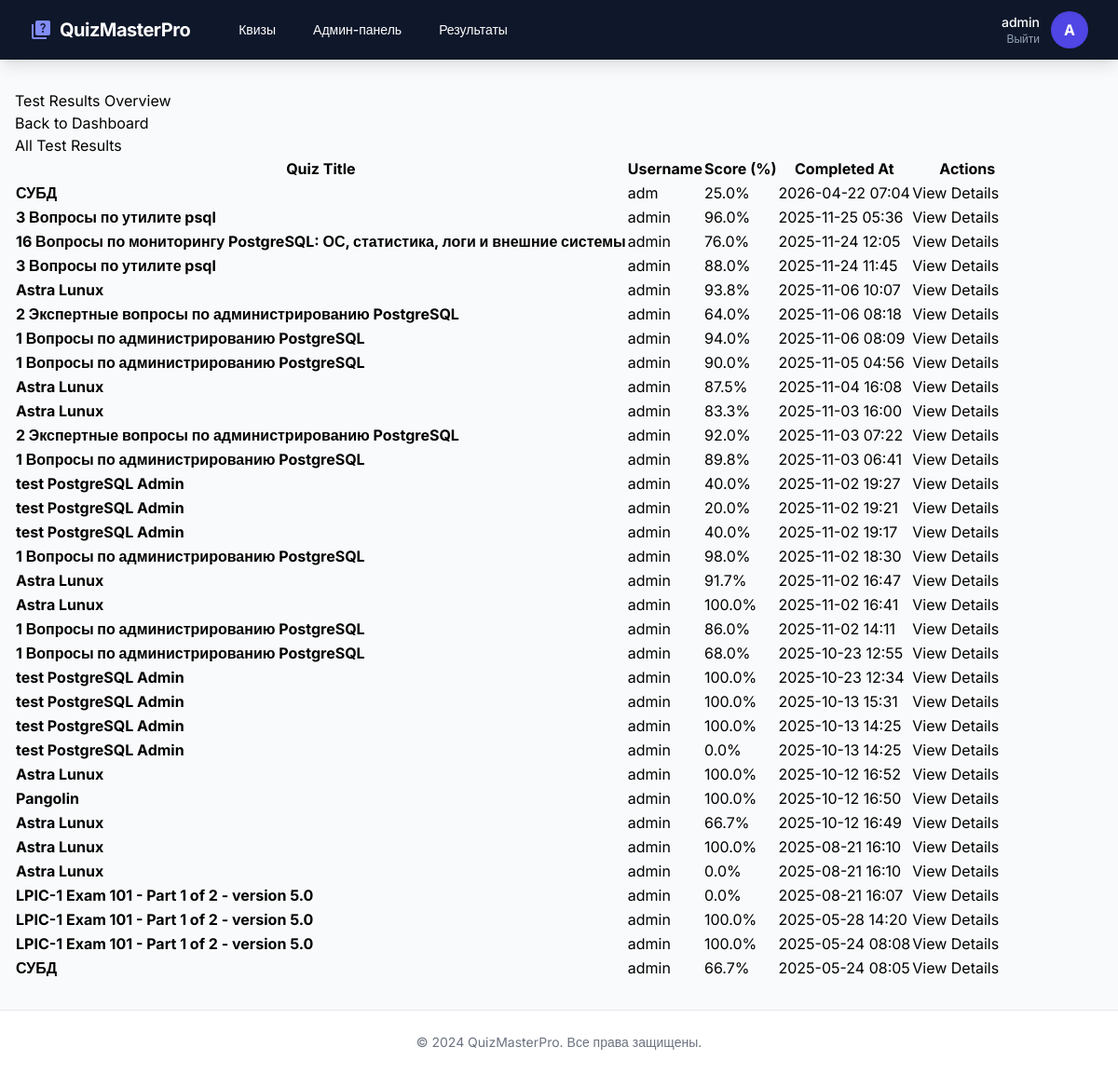
/admin/results (signed in), run on the app's committed database.
### app/models.py (models this page shows, shortened)
class User(db.Model, UserMixin):
    id = db.Column(db.Integer, primary_key=True)
    username = db.Column(db.String(64), index=True, unique=True)
    password_hash = db.Column(db.String(128))
    is_admin = db.Column(db.Boolean, default=False)
    created_at = db.Column(db.DateTime, default=datetime.utcnow)

class QuizResult(db.Model):
    id = db.Column(db.Integer, primary_key=True)
    user_id = db.Column(db.Integer, db.ForeignKey('user.id'))
    quiz_id = db.Column(db.Integer, db.ForeignKey('quiz.id'))
    score = db.Column(db.Float)
    completed_at = db.Column(db.DateTime, default=datetime.utcnow)
    details = db.Column(db.Text)  # JSON with answer details
    user = db.relationship('User', backref='results')
    quiz = db.relationship('Quiz', backref='results')

class Quiz(db.Model):
    id = db.Column(db.Integer, primary_key=True)
    title = db.Column(db.String(128), nullable=False)
    description = db.Column(db.Text)
    created_at = db.Column(db.DateTime, default=datetime.utcnow)
    created_by = db.Column(db.Integer, db.ForeignKey('user.id'))
    is_active = db.Column(db.Boolean, default=True)
    questions = db.relationship('Question', backref='quiz', lazy='dynamic', cascade='all, delete-orphan')

### app/routes/admin_routes.py (the view)
@admin_bp.route('/admin/results')
@admin_required
def results_overview():
    from sqlalchemy import text
    query = text("""
        SELECT qr.id, q.title, u.username, qr.score, qr.completed_at, qr.details
        FROM quiz_result qr
        inner join "user" u on qr.user_id = u.id
        inner join quiz q on qr.quiz_id = q.id
        order by qr.completed_at desc
    """)
    results = db.session.execute(query).fetchall()
    results_list = []
    for row in results:
        results_list.append({
            'id': row[0],
            'title': row[1],
            'username': row[2],
            'score': row[3],
            'completed_at': row[4],
            'details': row[5]  # JSON string, but not parsed here for overview
        })
    logger.info(f'Admin {current_user.username} accessed test results overview')
    return render_template('admin/results_overview.html', results=results_list)

### app/__init__.py (called while the page is built)
def create_app():
    app = Flask(__name__)
    app.config.from_object(Config)
    db.init_app(app)
    login_manager.init_app(app)
    login_manager.login_view = 'auth.login'
    from app.routes.main import main_bp
    from app.routes.auth_routes import auth_bp
    from app.routes.quiz_routes import quiz_bp
    from app.routes.admin_routes import admin_bp
    app.register_blueprint(main_bp)
    app.register_blueprint(auth_bp, url_prefix='/auth')
    app.register_blueprint(quiz_bp, url_prefix='/quizzes')
    app.register_blueprint(admin_bp)
    @login_manager.user_loader
    def load_user(user_id):
        from app.models import User
        return User.query.get(int(user_id))
    return app

### app/routes/admin_routes.py (called while the page is built)
def admin_required(f):
    @wraps(f)
    def decorated_function(*args, **kwargs):
        if not current_user.is_authenticated or not current_user.is_admin:
            logger.warning(f'Unauthorized access attempt by {current_user.username if current_user.is_authenticated else "anonymous"} to admin route')
            flash('Access denied. Admin privileges required.', 'error')
            return redirect(url_for('auth.login'))
        return f(*args, **kwargs)
    return decorated_function

### app/templates/admin/results_overview.html (shortened to what this page needs)
{% extends "base.html" %}
{% block content %}
<div class="card">
    <div class="card-content">
        <h2>Test Results Overview</h2>
        <a href="{{ url_for('admin.dashboard') }}" class="btn btn-secondary mb-3">Back to Dashboard</a>
        <h3>All Test Results</h3>
        {% if results %}
            <div class="table-responsive">
                <table class="table table-bordered table-hover">
                    <thead>
                        <tr>
                            <th>Quiz Title</th>
                            <th>Username</th>
                            <th>Score (%)</th>
                            <th style="white-space: nowrap;">Completed At</th>
                            <th style="min-width: 120px;">Actions</th>
                        </tr>
                    </thead>
                    <tbody>
                        {% for res in results %}
                        <tr>
                            <td><strong>{{ res.title }}</strong></td>
                            <td>{{ res.username }}</td>
                            <td>{{ "%.1f"|format(res.score) }}%</td>
                            <td style="white-space: nowrap;">{{ res.completed_at[:16] }}</td>
                            <td>
                                <a href="{{ url_for('admin.quiz_result_details', result_id=res.id) }}" class="btn btn-primary btn-sm" style="white-space: nowrap;">View Details</a>
                            </td>
                        </tr>
                        {% endfor %}
                    </tbody>
                </table>
            </div>
        {% else %}
            <p>No test results available.</p>
        {% endif %}
    </div>
</div>
{% endblock %}

### app/templates/base.html (shortened to what this page needs)
<!DOCTYPE html>
<html lang="en">
<head>
    <script src="https://cdn.tailwindcss.com"></script>
</head>
<body class="bg-gray-50 min-h-screen flex flex-col">
    <nav class="bg-slate-900 text-white shadow-lg">
        <div class="max-w-7xl mx-auto px-4 sm:px-6 lg:px-8">
            <div class="flex justify-between h-16 items-center">
                <div class="flex items-center">
                    <a href="{{ url_for('main.index') }}" class="flex items-center space-x-2 text-xl font-bold tracking-tight">
                        <span class="material-icons text-indigo-400">quiz</span>
                        <span>QuizMasterPro</span>
                    </a>
                    <div class="hidden md:block ml-10">
                        <div class="flex items-baseline space-x-4">
                            {% if current_user.is_authenticated %}
                                <a href="{{ url_for('quiz.list_quizzes') }}" class="px-3 py-2 rounded-md text-sm font-medium hover:bg-slate-800 transition">Квизы</a>
                                {% if current_user.is_admin %}
                                    <a href="{{ url_for('admin.dashboard') }}" class="px-3 py-2 rounded-md text-sm font-medium hover:bg-slate-800 transition">Админ-панель</a>
                                    <a href="{{ url_for('admin.results_overview') }}" class="px-3 py-2 rounded-md text-sm font-medium hover:bg-slate-800 transition">Результаты</a>
                                {% endif %}
                            {% endif %}
                        </div>
                    </div>
                </div>
                <div class="flex items-center space-x-4">
                    {% if current_user.is_authenticated %}
                        <div class="flex items-center space-x-3">
                            <div class="flex flex-col items-end">
                                <span class="text-sm font-medium">{{ current_user.username }}</span>
                                <a href="{{ url_for('auth.logout') }}" class="text-xs text-slate-400 hover:text-white transition">Выйти</a>
                            </div>
                            <div class="h-10 w-10 rounded-full bg-indigo-600 flex items-center justify-center font-bold text-white shadow-inner">
                                {{ current_user.username[0] | upper }}
                            </div>
                        </div>
                    {% else %}
                        <a href="{{ url_for('auth.login') }}" class="bg-indigo-600 hover:bg-indigo-700 px-4 py-2 rounded-lg text-sm font-semibold transition shadow-md">Войти</a>
                    {% endif %}
                </div>
            </div>
        </div>
    </nav>
    <main class="flex-grow container mx-auto px-4 py-8 max-w-7xl">
        {% block content %}
        {% endblock %}
    </main>
    <footer class="bg-white border-t py-6 mt-auto">
        <div class="container mx-auto px-4 text-center text-gray-500 text-sm">
            &copy; 2024 QuizMasterPro. Все права защищены.
        </div>
    </footer>
</body>
</html>

### app/templates/base.html (style rules this page uses)
body { font-family: 'Inter', sans-serif; }

### data on the page
User: username "admin", username "A"
QuizResult: title "СУБД", username "adm", score "25.0", completed_at "2026-04-22 07:04"
QuizResult: title "3 Вопросы по утилите psql", username "admin", score "96.0", completed_at "2025-11-25 05:36"
QuizResult: title "16 Вопросы по мониторингу PostgreSQL: ОС, статистика, логи и внешние системы", username "admin", score "76.0", completed_at "2025-11-24 12:05"
QuizResult: title "3 Вопросы по утилите psql", username "admin", score "88.0", completed_at "2025-11-24 11:45"
QuizResult: title "Astra Lunux", username "admin", score "93.8", completed_at "2025-11-06 10:07"
QuizResult: title "2 Экспертные вопросы по администрированию PostgreSQL", username "admin", score "64.0", completed_at "2025-11-06 08:18"
QuizResult: title "1 Вопросы по администрированию PostgreSQL", username "admin", score "94.0", completed_at "2025-11-06 08:09"
QuizResult: title "1 Вопросы по администрированию PostgreSQL", username "admin", score "90.0", completed_at "2025-11-05 04:56"
QuizResult: title "Astra Lunux", username "admin", score "87.5", completed_at "2025-11-04 16:08"
QuizResult: title "Astra Lunux", username "admin", score "83.3", completed_at "2025-11-03 16:00"
QuizResult: title "2 Экспертные вопросы по администрированию PostgreSQL", username "admin", score "92.0", completed_at "2025-11-03 07:22"
QuizResult: title "1 Вопросы по администрированию PostgreSQL", username "admin", score "89.8", completed_at "2025-11-03 06:41"
QuizResult: title "test PostgreSQL Admin", username "admin", score "40.0", completed_at "2025-11-02 19:27"
QuizResult: title "test PostgreSQL Admin", username "admin", score "20.0", completed_at "2025-11-02 19:21"
QuizResult: title "test PostgreSQL Admin", username "admin", score "40.0", completed_at "2025-11-02 19:17"
QuizResult: title "1 Вопросы по администрированию PostgreSQL", username "admin", score "98.0", completed_at "2025-11-02 18:30"
QuizResult: title "Astra Lunux", username "admin", score "91.7", completed_at "2025-11-02 16:47"
QuizResult: title "Astra Lunux", username "admin", score "100.0", completed_at "2025-11-02 16:41"
QuizResult: title "1 Вопросы по администрированию PostgreSQL", username "admin", score "86.0", completed_at "2025-11-02 14:11"
QuizResult: title "1 Вопросы по администрированию PostgreSQL", username "admin", score "68.0", completed_at "2025-10-23 12:55"
QuizResult: title "test PostgreSQL Admin", username "admin", score "100.0", completed_at "2025-10-23 12:34"
QuizResult: title "test PostgreSQL Admin", username "admin", score "100.0", completed_at "2025-10-13 15:31"
QuizResult: title "test PostgreSQL Admin", username "admin", score "100.0", completed_at "2025-10-13 14:25"
QuizResult: title "test PostgreSQL Admin", username "admin", score "0.0", completed_at "2025-10-13 14:25"
QuizResult: title "Astra Lunux", username "admin", score "100.0", completed_at "2025-10-12 16:52"
QuizResult: title "Pangolin", username "admin", score "100.0", completed_at "2025-10-12 16:50"
QuizResult: title "Astra Lunux", username "admin", score "66.7", completed_at "2025-10-12 16:49"
QuizResult: title "Astra Lunux", username "admin", score "100.0", completed_at "2025-08-21 16:10"
QuizResult: title "Astra Lunux", username "admin", score "0.0", completed_at "2025-08-21 16:10"
QuizResult: title "LPIC-1 Exam 101 - Part 1 of 2 - version 5.0", username "admin", score "0.0", completed_at "2025-08-21 16:07"
QuizResult: title "LPIC-1 Exam 101 - Part 1 of 2 - version 5.0", username "admin", score "100.0", completed_at "2025-05-28 14:20"
QuizResult: title "LPIC-1 Exam 101 - Part 1 of 2 - version 5.0", username "admin", score "100.0", completed_at "2025-05-24 08:08"
QuizResult: title "СУБД", username "admin", score "66.7", completed_at "2025-05-24 08:05"
